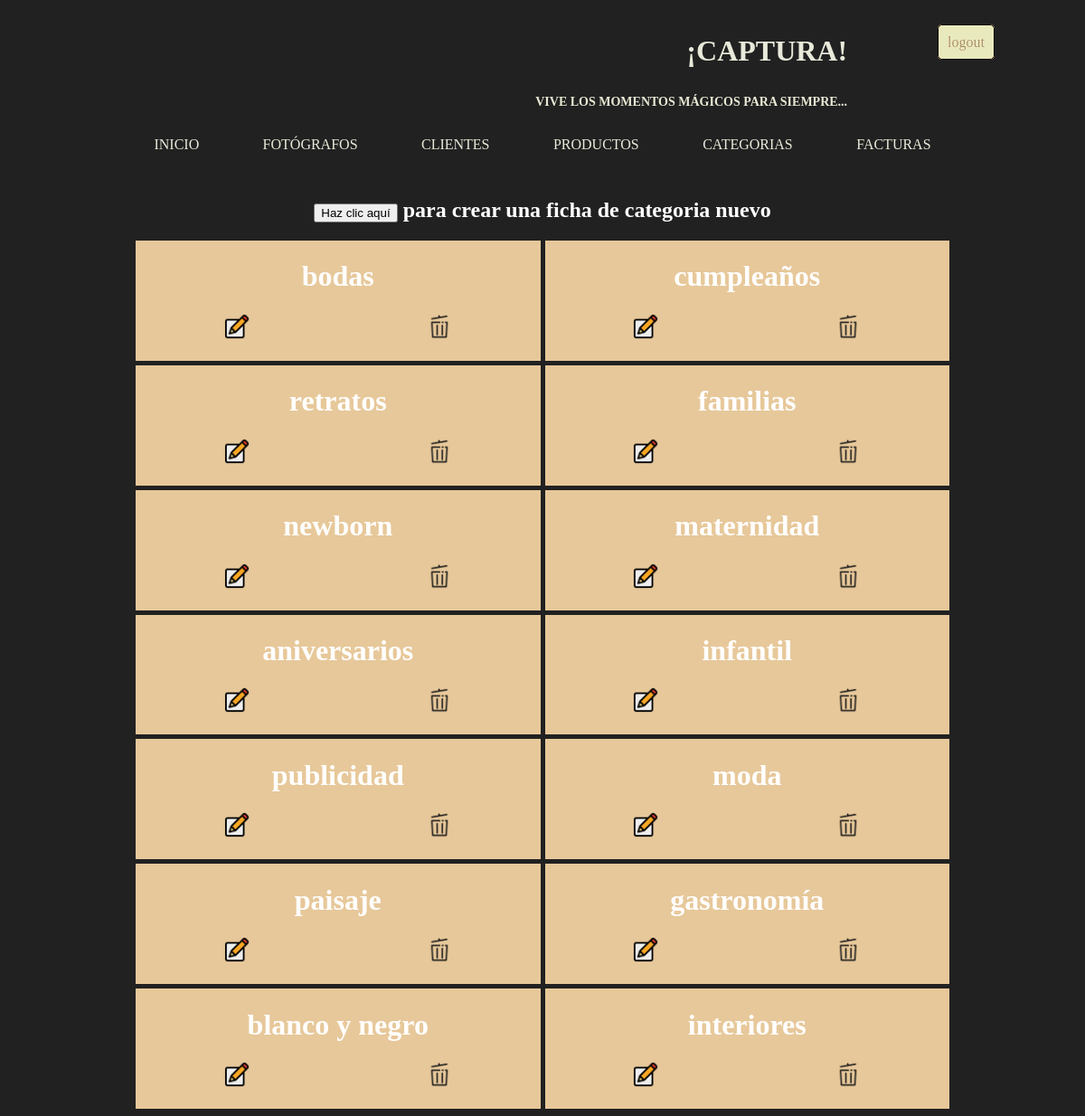
Page /categorias/listaCategorias.php (signed in) on the committed database.
### tables this page shows
CREATE TABLE IF NOT EXISTS `categorias` (
  `categoria_id` int NOT NULL AUTO_INCREMENT,
  `nombre_cat` varchar(20) NOT NULL,
  `fecha_crea_cat` timestamp NOT NULL DEFAULT CURRENT_TIMESTAMP,
  `fecha_mod_cat` timestamp NOT NULL DEFAULT CURRENT_TIMESTAMP ON UPDATE CURRENT_TIMESTAMP,
  PRIMARY KEY (`categoria_id`)
);

### captura/gestion_categorias.php (called while the page is built, shortened)
<?php
function getCategorias() {
    $conexion = conectar();
    if($conexion->errno) {
        echo "<pre>$conexion->error</pre>";
    } else {
        $categorias = $conexion->query("SELECT * FROM categorias");
    }
    return $categorias;
}

### categorias/Clases/Categoria.php (called while the page is built, shortened)
<?php
class Categoria {
    private $categoria_id;
    private $nombre_cat;
    public function __construct($categoria_id, $nombre_cat, $fecha_creacion_cat, $fecha_modificacion_cat) {
        $this->categoria_id = $categoria_id;
        $this->nombre_cat = $nombre_cat;
    }
    public function getCategoriaId(){
        return $this->categoria_id;
    }
    public function getNombreCat(){
        return $this->nombre_cat;
    }
}

### categorias/listaCategorias.php (the view, shortened to what this page needs)
<!DOCTYPE html>
<html lang="es">
<head>
    <link rel="stylesheet" type="text/css" href="">
    <link rel="stylesheet" type="text/css" href="../header/header.css">
    <link rel="stylesheet" type="text/css" href="CSS/listaCategoria.css">
</head>
<body>
    <?php
    include "../header/header.php";
    require "../captura/gestion_categorias.php";
    require "Clases/Categoria.php";
        $categoriasDB = getCategorias();
        $categorias = [];
        foreach($categoriasDB as $i => $categoria){
            $categorias += [$categoria['categoria_id'] => new Categoria($categoria['categoria_id'], $categoria['nombre_cat'], $categoria['fecha_crea_cat'], $categoria['fecha_mod_cat'])];
        } ?>
        <?php if(isset($_SESSION['validacion']) && $_SESSION['validacion']['rol'] == "administrador"){ ?>
        <div id="div_crear">
            <h2><button onclick="crearCategoria()">Haz clic aquí</button> para crear una ficha de categoria nuevo</h2>
        </div>
        <?php } ?>
        <div id="container">
            <?php
            foreach($categorias as $i => $categoria){?>
            <div class="div_ficha">
                <div id="fichaArriba">
                    <div class="div_ficha_arriba">
                        <h1><?php echo $categoria->getNombreCat() ?></h1>
                    </div>
                </div>
                <?php if(isset($_SESSION['validacion']) && $_SESSION['validacion']['rol'] == "administrador"){ ?>
                <div id="fichaAbajo">
                    <button onclick="mostrarDiv(<?php echo $categoria->getCategoriaId() ?>)" class="enlaceVista">
                        <img src="../../img/edit_icon.png" class="imgIcono">
                    </button>
                    <button onclick="eliminarDiv(<?php echo $categoria->getCategoriaId() ?>)" class="enlaceVista">
                        <img src="../../img/delete_icon.png" class="imgIcono">
                    </button>
                </div>
                <?php } ?>
            </div>
            <?php } ?>
        </div>
</body>
</html>

### header/header.css (style rules this page uses)
body { background-color: rgb(33, 33, 33); color: white; }

### categorias/CSS/listaCategoria.css (style rules this page uses)
#div_crear { width: 900px; margin: 0px auto; text-align: center; }
#container { width: 900px; margin: 0px auto; margin-top: 20px; display: grid; grid-template-columns: 1fr 1fr; grid-gap: 5px; }
.div_ficha { display: grid; grid-template-rows: 2 fr 1fr; background-color: rgb(231, 200, 154); }
.div_ficha_arriba { text-align: center; }
#fichaAbajo { display: flex; justify-content: space-around; }
.enlaceVista { background: none; border: 0; text-decoration: none; margin: 0px; padding: 0px; }
.imgIcono { width: 30px; height: 30px; text-align: center; padding-bottom: 20px; }

### rows in the picture
categorias: nombre_cat "bodas"
categorias: nombre_cat "cumpleaños"
categorias: nombre_cat "retratos"
categorias: nombre_cat "familias"
categorias: nombre_cat "newborn"
categorias: nombre_cat "maternidad"
categorias: nombre_cat "aniversarios"
categorias: nombre_cat "infantil"
categorias: nombre_cat "publicidad"
categorias: nombre_cat "moda"
categorias: nombre_cat "paisaje"
categorias: nombre_cat "gastronomía"
categorias: nombre_cat "blanco y negro"
categorias: nombre_cat "interiores"
